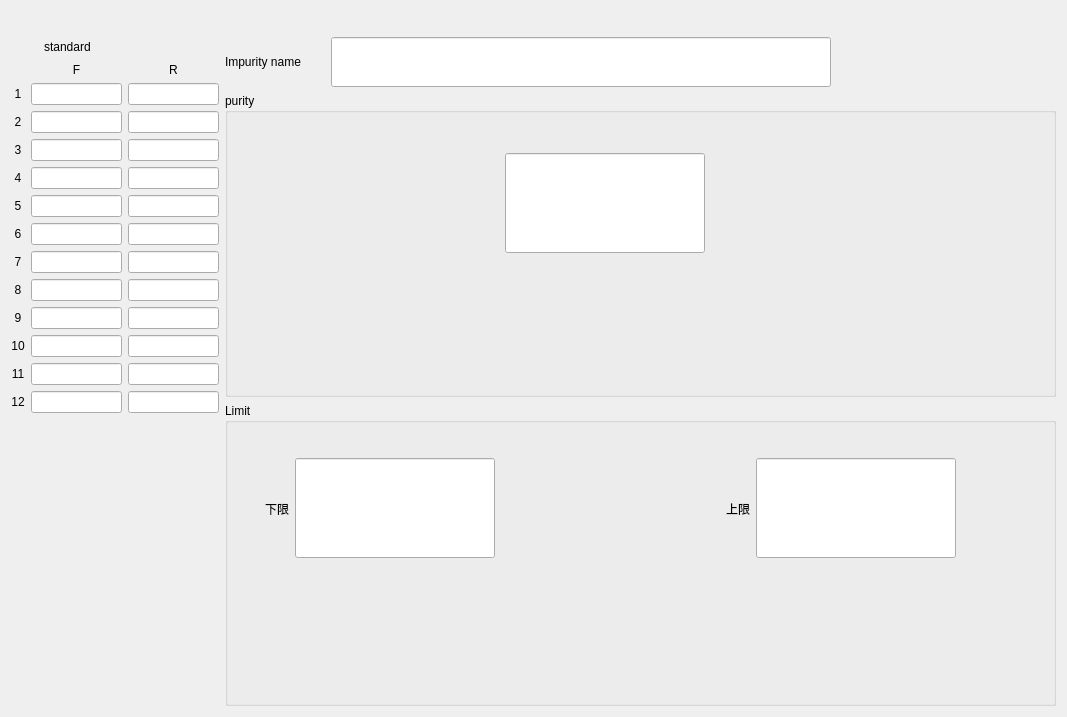
<?xml version="1.0" encoding="UTF-8"?>
<ui version="4.0">
 <class>OutlineSenseSetWidget</class>
 <widget class="QWidget" name="OutlineSenseSetWidget">
  <property name="geometry">
   <rect>
    <x>0</x>
    <y>0</y>
    <width>1067</width>
    <height>717</height>
   </rect>
  </property>
  <property name="windowTitle">
   <string>Form</string>
  </property>
  <layout class="QVBoxLayout" name="verticalLayout_4">
   <item>
    <layout class="QVBoxLayout" name="verticalLayout_3">
     <item>
      <layout class="QHBoxLayout" name="horizontalLayout_2">
       <item>
        <spacer name="horizontalSpacer_5">
         <property name="orientation">
          <enum>Qt::Horizontal</enum>
         </property>
         <property name="sizeHint" stdset="0">
          <size>
           <width>40</width>
           <height>20</height>
          </size>
         </property>
        </spacer>
       </item>
       <item>
        <widget class="QLabel" name="label_group">
         <property name="minimumSize">
          <size>
           <width>88</width>
           <height>0</height>
          </size>
         </property>
         <property name="maximumSize">
          <size>
           <width>16777215</width>
           <height>50</height>
          </size>
         </property>
         <property name="text">
          <string/>
         </property>
         <property name="alignment">
          <set>Qt::AlignCenter</set>
         </property>
        </widget>
       </item>
       <item>
        <spacer name="horizontalSpacer_6">
         <property name="orientation">
          <enum>Qt::Horizontal</enum>
         </property>
         <property name="sizeHint" stdset="0">
          <size>
           <width>40</width>
           <height>20</height>
          </size>
         </property>
        </spacer>
       </item>
      </layout>
     </item>
     <item>
      <layout class="QHBoxLayout" name="horizontalLayout_4" stretch="2,8">
       <item>
        <layout class="QVBoxLayout" name="verticalLayout">
         <item>
          <layout class="QHBoxLayout" name="horizontalLayout">
           <item>
            <spacer name="horizontalSpacer">
             <property name="orientation">
              <enum>Qt::Horizontal</enum>
             </property>
             <property name="sizeHint" stdset="0">
              <size>
               <width>40</width>
               <height>20</height>
              </size>
             </property>
            </spacer>
           </item>
           <item>
            <widget class="QLabel" name="standard_titlelbl">
             <property name="text">
              <string notr="true">standard</string>
             </property>
            </widget>
           </item>
           <item>
            <widget class="QLabel" name="standardlbl">
             <property name="minimumSize">
              <size>
               <width>88</width>
               <height>0</height>
              </size>
             </property>
             <property name="text">
              <string/>
             </property>
            </widget>
           </item>
           <item>
            <spacer name="horizontalSpacer_2">
             <property name="orientation">
              <enum>Qt::Horizontal</enum>
             </property>
             <property name="sizeHint" stdset="0">
              <size>
               <width>40</width>
               <height>20</height>
              </size>
             </property>
            </spacer>
           </item>
          </layout>
         </item>
         <item>
          <layout class="QGridLayout" name="gridLayout">
           <item row="0" column="1">
            <widget class="QLabel" name="label_front">
             <property name="sizePolicy">
              <sizepolicy hsizetype="Preferred" vsizetype="Fixed">
               <horstretch>0</horstretch>
               <verstretch>0</verstretch>
              </sizepolicy>
             </property>
             <property name="text">
              <string notr="true">F</string>
             </property>
             <property name="alignment">
              <set>Qt::AlignCenter</set>
             </property>
            </widget>
           </item>
           <item row="0" column="2">
            <widget class="QLabel" name="label_rear">
             <property name="sizePolicy">
              <sizepolicy hsizetype="Preferred" vsizetype="Minimum">
               <horstretch>0</horstretch>
               <verstretch>0</verstretch>
              </sizepolicy>
             </property>
             <property name="text">
              <string notr="true">R</string>
             </property>
             <property name="alignment">
              <set>Qt::AlignCenter</set>
             </property>
            </widget>
           </item>
           <item row="1" column="0">
            <widget class="QLabel" name="label_1">
             <property name="text">
              <string notr="true">1</string>
             </property>
             <property name="alignment">
              <set>Qt::AlignCenter</set>
             </property>
            </widget>
           </item>
           <item row="1" column="1">
            <widget class="myLineEdit" name="lineEdit">
             <property name="alignment">
              <set>Qt::AlignCenter</set>
             </property>
            </widget>
           </item>
           <item row="1" column="2">
            <widget class="myLineEdit" name="lineEdit_1_0">
             <property name="alignment">
              <set>Qt::AlignCenter</set>
             </property>
            </widget>
           </item>
           <item row="2" column="0">
            <widget class="QLabel" name="label_2">
             <property name="text">
              <string notr="true">2</string>
             </property>
             <property name="alignment">
              <set>Qt::AlignCenter</set>
             </property>
            </widget>
           </item>
           <item row="2" column="1">
            <widget class="myLineEdit" name="lineEdit_2">
             <property name="alignment">
              <set>Qt::AlignCenter</set>
             </property>
            </widget>
           </item>
           <item row="2" column="2">
            <widget class="myLineEdit" name="lineEdit_1_1">
             <property name="alignment">
              <set>Qt::AlignCenter</set>
             </property>
            </widget>
           </item>
           <item row="3" column="0">
            <widget class="QLabel" name="label_3">
             <property name="text">
              <string notr="true">3</string>
             </property>
             <property name="alignment">
              <set>Qt::AlignCenter</set>
             </property>
            </widget>
           </item>
           <item row="3" column="1">
            <widget class="myLineEdit" name="lineEdit_3">
             <property name="alignment">
              <set>Qt::AlignCenter</set>
             </property>
            </widget>
           </item>
           <item row="3" column="2">
            <widget class="myLineEdit" name="lineEdit_1_2">
             <property name="alignment">
              <set>Qt::AlignCenter</set>
             </property>
            </widget>
           </item>
           <item row="4" column="0">
            <widget class="QLabel" name="label_4">
             <property name="text">
              <string notr="true">4</string>
             </property>
             <property name="alignment">
              <set>Qt::AlignCenter</set>
             </property>
            </widget>
           </item>
           <item row="4" column="1">
            <widget class="myLineEdit" name="lineEdit_4">
             <property name="alignment">
              <set>Qt::AlignCenter</set>
             </property>
            </widget>
           </item>
           <item row="4" column="2">
            <widget class="myLineEdit" name="lineEdit_1_3">
             <property name="alignment">
              <set>Qt::AlignCenter</set>
             </property>
            </widget>
           </item>
           <item row="5" column="0">
            <widget class="QLabel" name="label_5">
             <property name="text">
              <string notr="true">5</string>
             </property>
             <property name="alignment">
              <set>Qt::AlignCenter</set>
             </property>
            </widget>
           </item>
           <item row="5" column="1">
            <widget class="myLineEdit" name="lineEdit_5">
             <property name="alignment">
              <set>Qt::AlignCenter</set>
             </property>
            </widget>
           </item>
           <item row="5" column="2">
            <widget class="myLineEdit" name="lineEdit_1_4">
             <property name="alignment">
              <set>Qt::AlignCenter</set>
             </property>
            </widget>
           </item>
           <item row="6" column="0">
            <widget class="QLabel" name="label_6">
             <property name="text">
              <string notr="true">6</string>
             </property>
             <property name="alignment">
              <set>Qt::AlignCenter</set>
             </property>
            </widget>
           </item>
           <item row="6" column="1">
            <widget class="myLineEdit" name="lineEdit_6">
             <property name="alignment">
              <set>Qt::AlignCenter</set>
             </property>
            </widget>
           </item>
           <item row="6" column="2">
            <widget class="myLineEdit" name="lineEdit_1_5">
             <property name="alignment">
              <set>Qt::AlignCenter</set>
             </property>
            </widget>
           </item>
           <item row="7" column="0">
            <widget class="QLabel" name="label_7">
             <property name="text">
              <string notr="true">7</string>
             </property>
             <property name="alignment">
              <set>Qt::AlignCenter</set>
             </property>
            </widget>
           </item>
           <item row="7" column="1">
            <widget class="myLineEdit" name="lineEdit_7">
             <property name="alignment">
              <set>Qt::AlignCenter</set>
             </property>
            </widget>
           </item>
           <item row="7" column="2">
            <widget class="myLineEdit" name="lineEdit_1_6">
             <property name="alignment">
              <set>Qt::AlignCenter</set>
             </property>
            </widget>
           </item>
           <item row="8" column="0">
            <widget class="QLabel" name="label_8">
             <property name="text">
              <string notr="true">8</string>
             </property>
             <property name="alignment">
              <set>Qt::AlignCenter</set>
             </property>
            </widget>
           </item>
           <item row="8" column="1">
            <widget class="myLineEdit" name="lineEdit_8">
             <property name="alignment">
              <set>Qt::AlignCenter</set>
             </property>
            </widget>
           </item>
           <item row="8" column="2">
            <widget class="myLineEdit" name="lineEdit_1_7">
             <property name="alignment">
              <set>Qt::AlignCenter</set>
             </property>
            </widget>
           </item>
           <item row="9" column="0">
            <widget class="QLabel" name="label_9">
             <property name="text">
              <string notr="true">9</string>
             </property>
             <property name="alignment">
              <set>Qt::AlignCenter</set>
             </property>
            </widget>
           </item>
           <item row="9" column="1">
            <widget class="myLineEdit" name="lineEdit_9">
             <property name="alignment">
              <set>Qt::AlignCenter</set>
             </property>
            </widget>
           </item>
           <item row="9" column="2">
            <widget class="myLineEdit" name="lineEdit_1_8">
             <property name="alignment">
              <set>Qt::AlignCenter</set>
             </property>
            </widget>
           </item>
           <item row="10" column="0">
            <widget class="QLabel" name="label_10">
             <property name="text">
              <string notr="true">10</string>
             </property>
             <property name="alignment">
              <set>Qt::AlignCenter</set>
             </property>
            </widget>
           </item>
           <item row="10" column="1">
            <widget class="myLineEdit" name="lineEdit_10">
             <property name="alignment">
              <set>Qt::AlignCenter</set>
             </property>
            </widget>
           </item>
           <item row="10" column="2">
            <widget class="myLineEdit" name="lineEdit_1_9">
             <property name="alignment">
              <set>Qt::AlignCenter</set>
             </property>
            </widget>
           </item>
           <item row="11" column="0">
            <widget class="QLabel" name="label_11">
             <property name="text">
              <string notr="true">11</string>
             </property>
             <property name="alignment">
              <set>Qt::AlignCenter</set>
             </property>
            </widget>
           </item>
           <item row="11" column="1">
            <widget class="myLineEdit" name="lineEdit_11">
             <property name="alignment">
              <set>Qt::AlignCenter</set>
             </property>
            </widget>
           </item>
           <item row="11" column="2">
            <widget class="myLineEdit" name="lineEdit_1_10">
             <property name="alignment">
              <set>Qt::AlignCenter</set>
             </property>
            </widget>
           </item>
           <item row="12" column="0">
            <widget class="QLabel" name="label_12">
             <property name="text">
              <string notr="true">12</string>
             </property>
             <property name="alignment">
              <set>Qt::AlignCenter</set>
             </property>
            </widget>
           </item>
           <item row="12" column="1">
            <widget class="myLineEdit" name="lineEdit_12">
             <property name="alignment">
              <set>Qt::AlignCenter</set>
             </property>
            </widget>
           </item>
           <item row="12" column="2">
            <widget class="myLineEdit" name="lineEdit_1_11">
             <property name="alignment">
              <set>Qt::AlignCenter</set>
             </property>
            </widget>
           </item>
           <item row="13" column="1">
            <spacer name="verticalSpacer">
             <property name="orientation">
              <enum>Qt::Vertical</enum>
             </property>
             <property name="sizeHint" stdset="0">
              <size>
               <width>20</width>
               <height>40</height>
              </size>
             </property>
            </spacer>
           </item>
          </layout>
         </item>
        </layout>
       </item>
       <item>
        <layout class="QVBoxLayout" name="verticalLayout_2">
         <item>
          <layout class="QHBoxLayout" name="horizontalLayout_3">
           <item>
            <widget class="QLabel" name="senseNameLabel">
             <property name="minimumSize">
              <size>
               <width>100</width>
               <height>0</height>
              </size>
             </property>
             <property name="layoutDirection">
              <enum>Qt::LeftToRight</enum>
             </property>
             <property name="text">
              <string>Impurity name</string>
             </property>
            </widget>
           </item>
           <item>
            <widget class="myLineEdit" name="sNamelineEdit">
             <property name="minimumSize">
              <size>
               <width>500</width>
               <height>50</height>
              </size>
             </property>
             <property name="maximumSize">
              <size>
               <width>500</width>
               <height>16777215</height>
              </size>
             </property>
             <property name="alignment">
              <set>Qt::AlignCenter</set>
             </property>
            </widget>
           </item>
           <item>
            <spacer name="horizontalSpacer_3">
             <property name="orientation">
              <enum>Qt::Horizontal</enum>
             </property>
             <property name="sizeHint" stdset="0">
              <size>
               <width>40</width>
               <height>20</height>
              </size>
             </property>
            </spacer>
           </item>
          </layout>
         </item>
         <item>
          <widget class="QGroupBox" name="groupBox">
           <property name="title">
            <string>purity</string>
           </property>
           <widget class="myLineEdit" name="purityLineEdit">
            <property name="geometry">
             <rect>
              <x>280</x>
              <y>60</y>
              <width>200</width>
              <height>100</height>
             </rect>
            </property>
            <property name="minimumSize">
             <size>
              <width>200</width>
              <height>100</height>
             </size>
            </property>
            <property name="maximumSize">
             <size>
              <width>200</width>
              <height>16777215</height>
             </size>
            </property>
            <property name="alignment">
             <set>Qt::AlignCenter</set>
            </property>
           </widget>
           <zorder>purityLineEdit</zorder>
           <zorder>groupBox_5</zorder>
           <zorder>groupBox_5</zorder>
           <zorder>groupBox_5</zorder>
           <zorder>groupBox_5</zorder>
          </widget>
         </item>
         <item>
          <widget class="QGroupBox" name="groupBox_5">
           <property name="title">
            <string notr="true">Limit</string>
           </property>
           <widget class="QWidget" name="">
            <property name="geometry">
             <rect>
              <x>40</x>
              <y>40</y>
              <width>691</width>
              <height>131</height>
             </rect>
            </property>
            <layout class="QHBoxLayout" name="horizontalLayout_5">
             <item>
              <widget class="QLabel" name="lowLimitLbl">
               <property name="text">
                <string>下限</string>
               </property>
              </widget>
             </item>
             <item>
              <widget class="myLineEdit" name="lowLimitEdit">
               <property name="minimumSize">
                <size>
                 <width>200</width>
                 <height>100</height>
                </size>
               </property>
               <property name="maximumSize">
                <size>
                 <width>200</width>
                 <height>16777215</height>
                </size>
               </property>
               <property name="alignment">
                <set>Qt::AlignCenter</set>
               </property>
              </widget>
             </item>
             <item>
              <spacer name="horizontalSpacer_4">
               <property name="orientation">
                <enum>Qt::Horizontal</enum>
               </property>
               <property name="sizeHint" stdset="0">
                <size>
                 <width>88</width>
                 <height>20</height>
                </size>
               </property>
              </spacer>
             </item>
             <item>
              <widget class="QLabel" name="highLimitLbl">
               <property name="text">
                <string>上限</string>
               </property>
              </widget>
             </item>
             <item>
              <widget class="myLineEdit" name="highLimitEdit">
               <property name="minimumSize">
                <size>
                 <width>200</width>
                 <height>100</height>
                </size>
               </property>
               <property name="maximumSize">
                <size>
                 <width>200</width>
                 <height>16777215</height>
                </size>
               </property>
               <property name="alignment">
                <set>Qt::AlignCenter</set>
               </property>
              </widget>
             </item>
            </layout>
           </widget>
          </widget>
         </item>
        </layout>
       </item>
      </layout>
     </item>
    </layout>
   </item>
  </layout>
  <zorder>layoutWidget</zorder>
  <zorder>layoutWidget_2</zorder>
  <zorder>standardlbl</zorder>
  <zorder>sNamelineEdit</zorder>
  <zorder>senseNameLabel</zorder>
  <zorder>horizontalSpacer_3</zorder>
  <zorder>groupBox</zorder>
 </widget>
 <customwidgets>
  <customwidget>
   <class>myLineEdit</class>
   <extends>QLineEdit</extends>
   <header location="global">mysortwidget/mylineedit.h</header>
  </customwidget>
 </customwidgets>
 <resources/>
 <connections/>
</ui>
